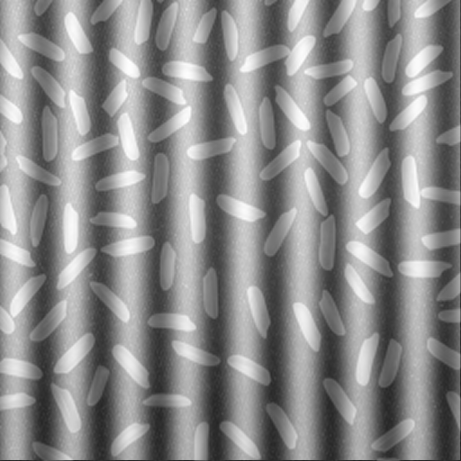
#> input picture TRAITEMENT D'IMAGES/TP3 TRANSFORMEE DE FOURRIER/imageTP3/tp2_3.png, 461 x 461 px
$ python DomainFrequentialFiltrepass_haut.py
#> lines starting #> are read from the running program, lines starting #| are printed output that depends on the picture
import numpy as np
import cv2
from matplotlib import pyplot as plt

img = cv2.imread("imageTP3/tp2_3.png",0)
#> img is the input picture: shape (461, 461); min 37, max 255, mean 140.2

dft = cv2.dft(np.float32(img),flags = cv2.DFT_COMPLEX_OUTPUT)
dft_shift = np.fft.fftshift(dft)

spectre = 20*np.log(cv2.magnitude(dft_shift[:,:,0],dft_shift[:,:,1]))
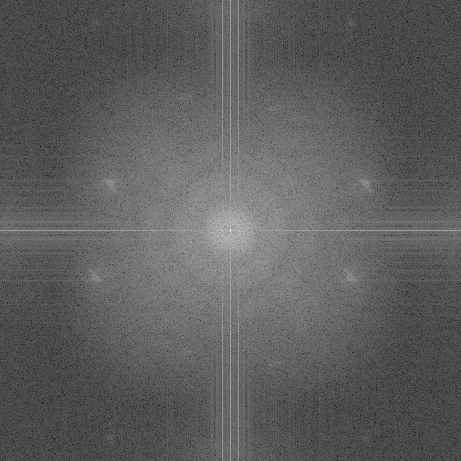
#> spectre: shape (461, 461) float32; min -3.33, max 344.2, mean 124.7; drawn with min black and max white


#masque circulaire pass-haut,
rows, cols = img.shape
#> rows = 461; cols = 461
crow, ccol = int(rows / 2), int(cols / 2)
#> crow = 230; ccol = 230

mask = np.ones((rows, cols, 2), np.uint8)
r = 40
center = [crow, ccol]
#> center = [230, 230]
x, y = np.ogrid[:rows, :cols]
#> x = 461 values from 0 to 460
mask_area = (x - center[0]) ** 2 + (y - center[1]) ** 2 <= r*r
mask[mask_area] = 0

# on applique masque et calcul la transformee inverse de fourrier
fshift = dft_shift * mask
fshift_mask_mag = 2000 * np.log(cv2.magnitude(fshift[:, :, 0], fshift[:, :, 1]))
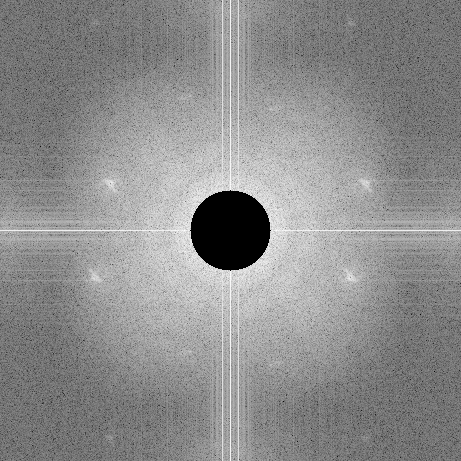
#> fshift_mask_mag: shape (461, 461) float32; 2.36% of the values are NaN or infinite; the others: min -333.2, max 21907.4, mean 12291.6; drawn with min black, max white, NaN and infinite black

#transformee inverse de fourrier
f_ishift = np.fft.ifftshift(fshift)
img_retour = cv2.idft(f_ishift)
img_retour = cv2.magnitude(img_retour[:, :, 0], img_retour[:, :, 1])
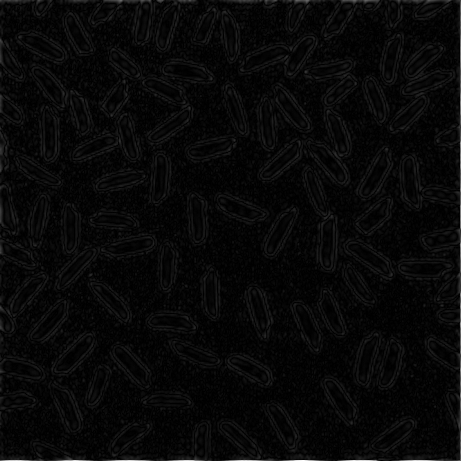
#> img_retour: shape (461, 461) float32; min 13.62, max 30397408, mean 1019943.6; drawn with min black and max white

#affichage des différents résultats
fig = plt.figure(figsize=(10, 10))
ax1 = fig.add_subplot(2,2,1)
ax1.imshow(img, cmap='gray')
ax1.title.set_text("Image d'origine")
ax2 = fig.add_subplot(2,2,2)
ax2.imshow(spectre, cmap='gray')
ax2.title.set_text("FFT de l'image")
ax3 = fig.add_subplot(2,2,3)
ax3.imshow(fshift_mask_mag, cmap='gray')
ax3.title.set_text("FFT + Masque r=90%")
ax4 = fig.add_subplot(2,2,4)
ax4.imshow(img_retour, cmap='gray')
ax4.title.set_text("Aprés FFT inverse")
plt.show()
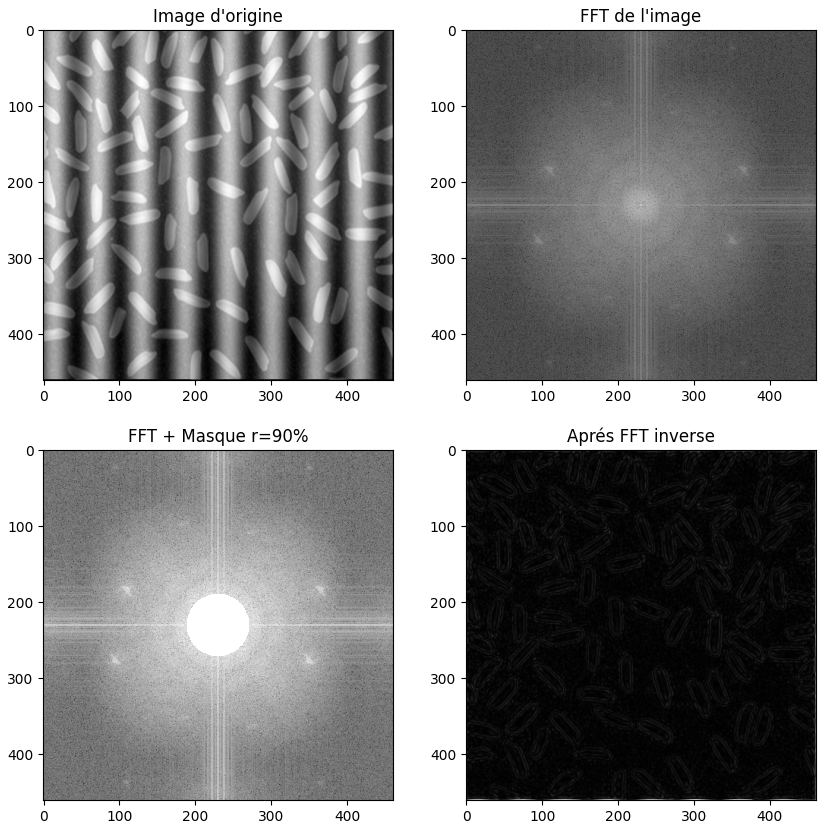
#> figure drawn by matplotlib, 4 panels

$ run again, with TRAITEMENT D'IMAGES/TP3 TRANSFORMEE DE FOURRIER/imageTP3/tp2_1.png copied over TRAITEMENT D'IMAGES/TP3 TRANSFORMEE DE FOURRIER/imageTP3/tp2_3.png
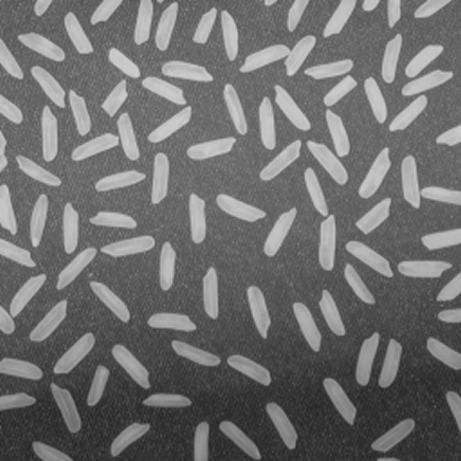
#> input picture TRAITEMENT D'IMAGES/TP3 TRANSFORMEE DE FOURRIER/imageTP3/tp2_1.png, 461 x 461 px
#> img is the input picture: shape (461, 461); min 34, max 211, mean 110.8
#> `img_retour = cv2.magnitude(img_retour[:, :, 0], img_retour[:, :, 1])`:
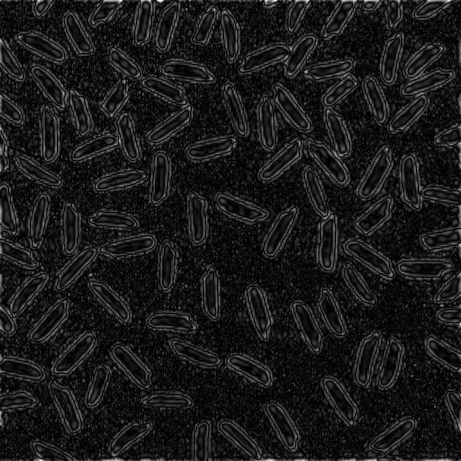
#> img_retour: shape (461, 461) float32; min 2.84, max 17479226, mean 1814666.2; drawn with min black and max white
#> `plt.show()`:
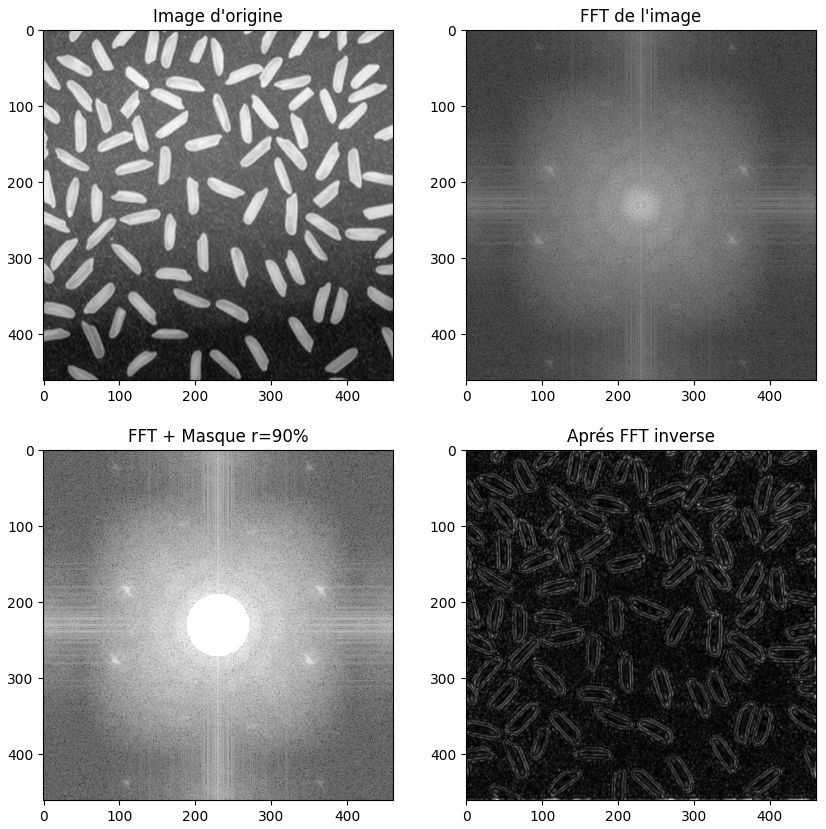
#> figure drawn by matplotlib, 4 panels
